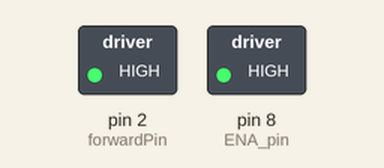
The sketch below on a simulated Arduino Uno, built with avr-gcc and run on an emulated ATmega328P. On the bench: switched loads named in the sketch (green lamp = pin HIGH).

Above: at 0.1 s.
Timing chart, 0 to 1.6 s (numbered marks = the images above):
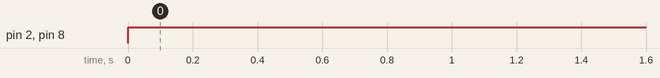

The sketch:

rampChallenge.ino
```cpp
//1 Atrium tile = 23.75 cm

///motor for motion (forward and backward)
int forwardPin = 2; //on h-bridge

void setup() {
  // put your setup code here, to run once:
  pinMode(forwardPin, OUTPUT);
  pinMode(8, OUTPUT); //ENA pin
}


void loop() {
  // put your main code here, to run repeatedly:

  //Controlling speed (0 = off and 255 = max speed):
  analogWrite(8, 255); //ENA pin

  //Forward
  digitalWrite(forwardPin, HIGH);


//End
}
```

Measured:
- by itself, pin 2 (forwardPin), pin 8 (ENA_pin): LOW → HIGH at 0.00 s
